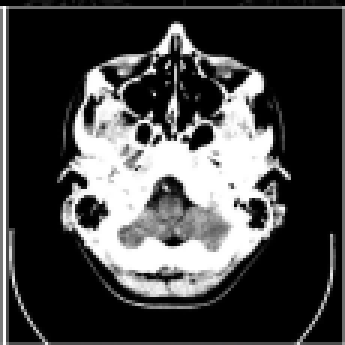
#> input picture Original/brain.png, 115 x 115 px (shown 3 times larger)
$ python -i DataAugmentationAPI.py   (imports and definitions only)
#> lines starting #> are read from the running program, lines starting #| are printed output that depends on the picture
#> further down, picture is the input picture: PIL image 115x115 RGBA; mean R, G, B, A 70.2, 70.2, 70.2, 255
# Required Libraries
import glob

import matplotlib.pyplot as plt
import shutil
import random
import os
import PIL
import numpy
import cv2
from PIL import Image, ImageFilter, ImageEnhance
from PIL.ImageOps import mirror


class DataAugmentationAPI:
    source = None
    destination = None
    imageID = None

    def __init__(self):
        pass

    # [29 lines left out: functions Print, setSourceDirectory, setDestinationDirectory, not called in this run]

    # Method to get the image from path
    def getImage(self, path):
        image = Image.open(path)
        return image

    # Method to blur the image
    def gaussianBlur(self, image, rad):
        blurImage = image.filter(ImageFilter.GaussianBlur(radius=rad))
        return blurImage

    # Method to rotate the image
    def rotate(self, image, x):
        rotated = image.rotate(x, expand=True)
        return rotated

    # Method to flip the image
    # [6 lines left out: function flip, not called in this run]

    # Method to stretch the image
    def imageStretch(self, image, horizontal, vertical):
        stretched = image.resize((round(image.size[0] * (1 + horizontal)), round(image.size[1] * (1 + vertical))))
        return stretched

    # Method to Crop the image
    def imageCrop(self, image, x1, y1, x2, y2):
        croped = image.crop((x1, y1, x2, y2))
        return croped

    def centerCrop(self, image):
        w, h = image.size
#> w = 115; h = 115
        cv_img = numpy.asarray(image)
        # gray = cv2.cvtColor(cv_img, cv2.COLOR_BGR2GRAY)
        # edges = cv2.Canny(gray, threshold1=75, threshold2=100)
        edges = cv2.Canny(cv_img, threshold1=75, threshold2=100)
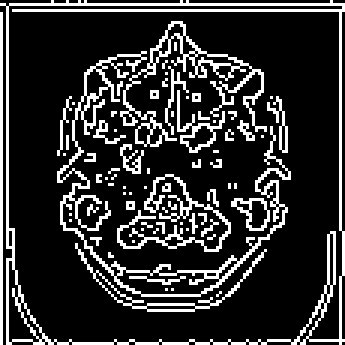
#> edges: shape (115, 115) (shown 3 times larger); 18.8% white in thin lines or dots
        y_up = h
#> y_up = 115
        y_down = 0
        x_left = w
#> x_left = 115
        x_right = 0
        indices = numpy.where(edges != [0])
#> indices = 2483 positions, rows 0 to 114, columns 0 to 114
        for i in range(indices[0].size):
            if (indices[0][i] > 5 and indices[1][i] > 15) and (
                    indices[0][i] < h - 5 and indices[1][i] < w - 15):
                if indices[0][i] < y_up:
                    y_up = indices[0][i]
                elif indices[0][i] > y_down:
                    y_down = indices[0][i]
                elif indices[1][i] < x_left:
                    x_left = indices[1][i]
                elif indices[1][i] > x_right:
                    x_right = indices[1][i]
#> this loop made 2483 passes
#> x_left on passes 249, 255, 279, 288, 306, 316, 327, 342, 367: 59, 57, 55, 54, 53, 51, 48, 40, 37
#> y_up on pass 247: 7
#> after the loop, x_left = 20; x_right = 96; y_down = 103; y_up = 7

        image = Image.fromarray(cv_img)
        try:
            image = self.imageCrop(image, x_left, y_up, x_right, y_down)
#> in imageCrop, `croped = image.crop((x1, y1, x2, y2))`:
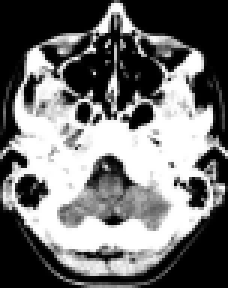
#> croped: PIL image 76x96 RGBA (shown 3 times larger); mean R, G, B, A 112.8, 112.8, 112.8, 255
            image = image.resize((w, h))
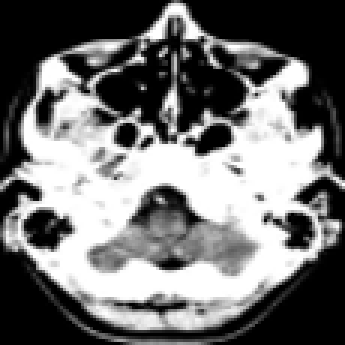
#> image: PIL image 115x115 RGBA (shown 3 times larger); mean R, G, B, A 112.9, 112.9, 112.9, 255
        except ValueError:
            if x_left > x_right:
                aux = x_left
                x_left = x_right
                x_right = aux
            if y_up > y_down:
                aux = y_up
                y_up = y_down
                y_down = aux
            image = self.imageCrop(image, x_left, y_up, x_right, y_down)
            image = image.resize((w, h))
        return image

    # Method to modify the contrast
    # [236 lines left out: functions contrast, addImage, cropRemake, randomAugments, removeOriginalFiles, generateAugmentedImages, not called in this run]

>>> from PIL import Image
>>> picture = Image.open('Original/brain.png')
>>> result = DataAugmentationAPI().centerCrop(picture)
